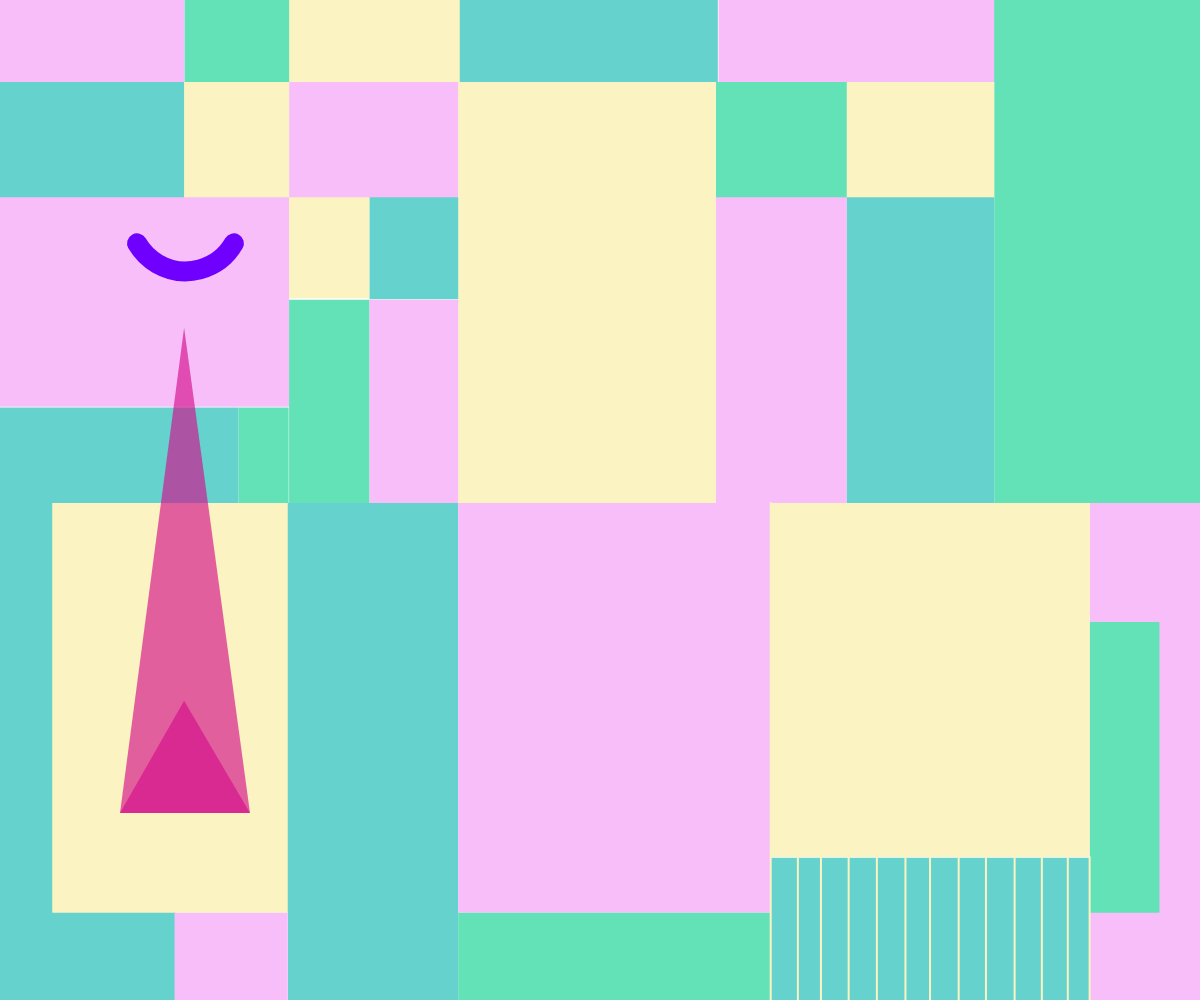
Frame 1 (no input)
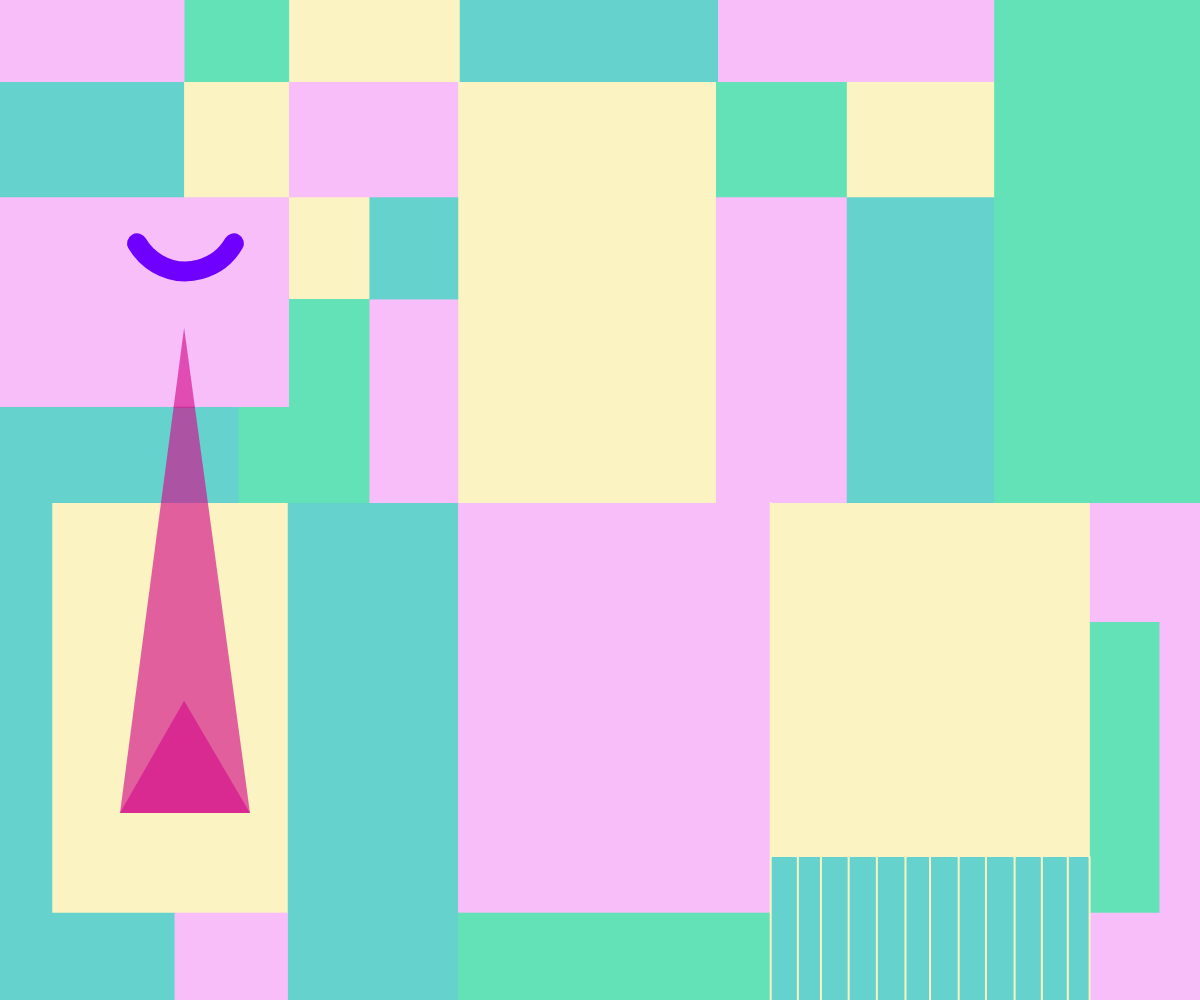
Frame 60 (no input)
Frame 120 (the mouse pressed at the canvas centre since frame 60): identical to frame 60, image omitted

The p5.js sketch that drew these frames (run headless with seeded random() and noise() and a simulated clock; from frame 60 on, the mouse is pressed at the canvas centre):

// p5.js sketch
// ── sketch.js
//start a color variable, represent pink color in the painting
let pinkColor = "#f7befaff"; 
let greenColor = "#64E2B7";
let yellowColor = "#FBF3C1";
let purpleColor = "#d50b8ba2";
let orangeColor = "#FFC107";
let blueColor = "#66D2CE";
let lightPurple = "#6F00FF";


function setup() {
  createCanvas(windowWidth, windowHeight);

}

function draw() {
  // below is all about the grid background///////////////////////
  //create 1st top left rectangle on 1st line
  fill(pinkColor);
  noStroke();
  rect(0, 0, width / 6.5, height / 12.2);

  //create 2nd top left rectangle on 1st line
  fill(greenColor);
  noStroke();
  rect(width / 6.5, 0, width / 11.4, height / 12.2);

  //create 3rd top left rectangle on 1st line
  fill(yellowColor);
  noStroke();
  rect(width / 4.15, 0, width / 7, height / 12.2);

  //create 4th top left rectangle on 1st line
  fill(blueColor);
  noStroke();
  rect(width / 2.61, 0, width / 4.65, height / 12.2);

  //create 5th top left rectangle on 1st line
  fill(pinkColor);
  noStroke();
  rect(width / 1.67, 0, width / 4.3, height / 12.2);

  //create 6th top left rectangle on 1st line
  fill(greenColor);
  noStroke();
  rect(width / 1.207, 0, width / 5.8, height / 1.988);

  //create 1st top left rectangle on 2nd line
  fill(blueColor);
  noStroke();
  rect(0, height / 12.2, width / 6.5, height / 8.62);
  
  //create 2nd top left rectangle on 2nd line
  fill(yellowColor);
  noStroke();
  rect(width / 6.518, height / 12.2, width / 11.428, height / 8.62);
  
  //create 3rd top left rectangle on 2nd line
  fill(pinkColor);
  noStroke();
  rect(width / 4.15, height / 12.2, width / 7.096, height / 8.62);

  //create 4th top left rectangle on 2nd line
  fill(yellowColor);
  noStroke();
  rect(width / 2.619, height / 12.2, width / 4.656, height / 2.371);

  //create 5th top left rectangle on 2nd line
  fill(greenColor);
  noStroke();
  rect(width / 1.676, height / 12.2, width / 9.166, height / 8.62);

  //create 6th top left rectangle on 2nd line
  fill(yellowColor);
  noStroke();
  rect(width / 1.417, height / 12.2, width / 8.148, height / 8.62);

  //create 1st top left rectangle on 3rd line
  fill(pinkColor);
  noStroke();
  rect(0, height / 5.068, width / 4.1509, height / 4.7769);

  //create 2nd top left rectangle on 3rd line
  fill(yellowColor);
  noStroke();
  rect(width / 4.1509, height / 5.068, width / 14.915, height / 9.9104);

  //create 3rd top left rectangle on 3rd line
  fill(blueColor);
  noStroke();
  rect(width / 3.247, height / 5.068, width / 13.5384, height / 9.8104);

  //create 4th top left rectangle on 3rd line
  fill(pinkColor);
  noStroke();
  rect(width / 1.67619, height / 5.068, width / 9.167, height / 3.2709);

  //create 5th top left rectangle on 3rd line
  fill(blueColor);
  noStroke();
  rect(width / 1.41706, height / 5.068, width / 8.148, height / 3.2709);

  //create 1st top left rectangle on 4th line
  fill(greenColor);
  noStroke();
  rect(width / 4.1509, height / 3.336, width / 14.915, height / 4.9185);

  //create 2nd top left rectangle on 4th line
  fill(pinkColor);
  noStroke();
  rect(width / 3.2472, height / 3.336, width / 13.538, height / 4.9185);

  //create 1st top left rectangle on 5th line
  fill(blueColor);
  noStroke();
  rect(0, height / 2.454, width / 6.8466, height / 1.68527);

  //create 2nd top left rectangle on 5th line
  fill(blueColor);
  noStroke();
  rect(width / 6.875, height / 2.454, width / 18.7234, height / 10.375);
  
  //create 3rd top left rectangle on 5th line
  fill(greenColor);
  noStroke();
  rect(width / 5.028, height / 2.454, width / 24, height / 10.375);
  
  //create 1st top left rectangle on 6th line
  fill(yellowColor);
  noStroke();
  rect(width / 22.97, height / 1.988, width / 5.0867, height / 2.4411);

  //create 2nd rectangle on 6th line
  fill(blueColor);
  noStroke();
  rect(width / 4.17, height / 1.988, width / 7.04, height / 2.012);

  //create 3rd rectangle on 6th line
  fill(pinkColor);
  noStroke();
  rect(width / 2.619, height / 1.988, width / 3.8427, height / 2.4411);

  //create 4th rectangle on 6th line
  fill(yellowColor);
  noStroke();
  rect(width / 1.557, height / 1.988, width / 3.761, height / 2.8255);

  //create 5th rectangle on 6th line
  fill(pinkColor);
  noStroke();
  rect(width / 1.101, height / 1.988, width / 3.761, height / 2.012);

  //create a small rect on the 5th rectangle on 6th line
  fill(greenColor);
  noStroke();
  rect(width / 1.101, height / 1.6077, width / 17.254, height / 3.44);

  //create 1st rectangle on 7th line
  fill(pinkColor);
  noStroke();
  rect(width / 6.875, height / 1.0957, width / 10.6, height / 11.44);

  //create 2nd rectangle on 7th line
  fill(greenColor);
  noStroke();
  rect(width / 2.619, height / 1.0957, width / 3.8427, height / 11.44);

  //create 3rd rectangle on 7th line
  fill(blueColor);
  noStroke();
  rect(width / 1.557, height / 1.166, width / 3.7606, height / 6.9894);
  
  ////////////////////////////////////background is over

  // vertical lines on the rectangle
  stroke(yellowColor);
  strokeWeight(2);
  line(width / 1.557, height / 1.988, width / 1.557, height);
  line(width / 1.504, height / 1.1669, width / 1.504, height);
  line(width / 1.4617, height / 1.1669, width / 1.4617, height);
  line(width / 1.414, height / 1.1669, width / 1.414, height);
  line(width / 1.3685, height / 1.1669, width / 1.3685, height);
  line(width / 1.3253, height / 1.1669, width / 1.3253, height);
  line(width / 1.2903, height / 1.1669, width / 1.2903, height);
  line(width / 1.2517, height / 1.1669, width / 1.2517, height);
  line(width / 1.2171, height / 1.1669, width / 1.2171, height);
  line(width / 1.1827, height / 1.1669, width / 1.1827, height);
  line(width / 1.1518, height / 1.1669, width / 1.1518, height);
  line(width / 1.1238, height / 1.1669, width / 1.1238, height);
  line(width / 1.1013, height / 1.1669, width / 1.1013, height);

  //left triangle
  fill(purpleColor);
  noStroke();

  triangle(width / 6.518, height / 3.05, width / 10, height / 1.23, width / 4.8, height / 1.23);
  triangle(width / 6.518, height / 1.427, width / 10, height / 1.23, width / 4.8, height / 1.23);

  //left arc
  noFill();
  stroke(lightPurple);
  strokeWeight(20);
  arc(width / 6.47, height / 4.643, width / 10.73, width / 10.73, radians(30), radians(150));


  //left quad
  beginShape();
  vertex()




}
